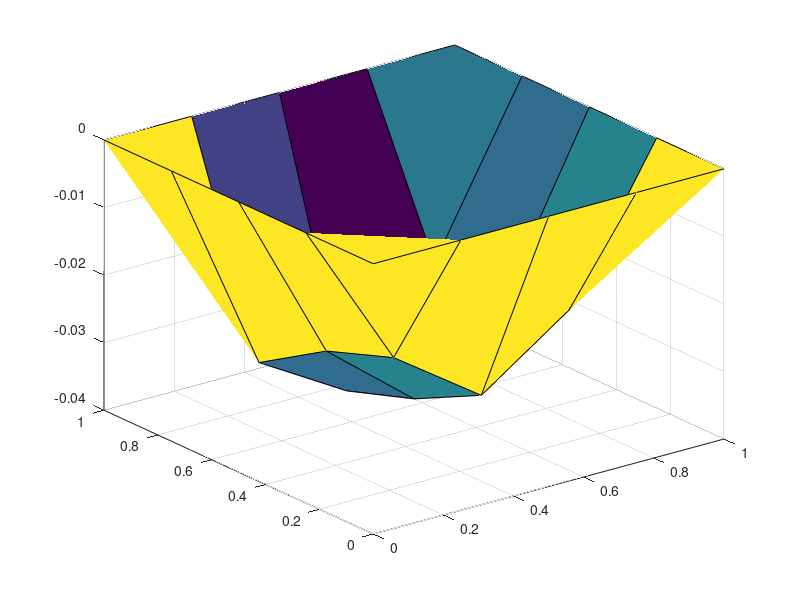
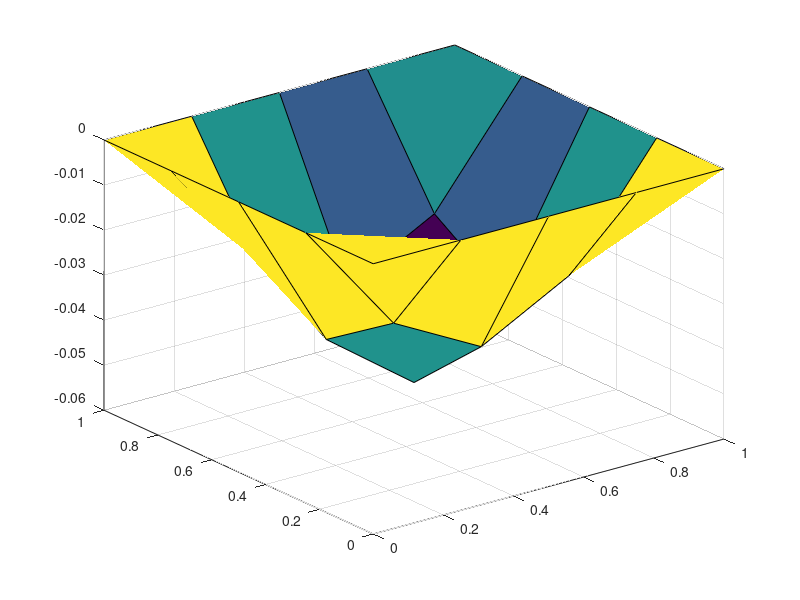

These figures' MATLAB source, in order:
clc; clear; clf; close all;

n = 5; m = 5;
n_internal_x = n - 2;
n_internal_y = m - 2;
n_internal = n_internal_x * n_internal_y;

x = linspace(0, 1, n); y = linspace(0, 1, m);
hx = x(2) - x(1);
hy = y(2) - y(1);

% --- Координаты и правая часть (без изменений) ---
[X_internal, Y_internal] = meshgrid(x(2:end-1), y(2:end-1));
[Y, X] = meshgrid(y, x);
F = (sin(pi * X_internal) .* sin(pi * Y_internal));

e = ones(n_internal, 1);
diagonals = [hy^2*e, hx^2*e, -2*(hx^2+hy^2)*e, hx^2*e, hy^2*e];
offsets = [-n_internal_y, -1, 0, 1, n_internal_y];
A = spdiags(diagonals, offsets, n_internal, n_internal);
% Убрать ложные связи между столбцами
b = hx^2*e;
b(n_internal_y:n_internal_y:n_internal) = 0;
A = spdiags(b, 1, A); % для +1 диагонали
A = spdiags(b, -1, A);% для -1 диагонали

u_internal = A \ (F(:) * hx^2*hy^2);
U_internal = reshape(u_internal, m - 2, n - 2)';
U = zeros(n, m);
U(2:end-1, 2:end-1) = U_internal;
U_real = -1/(2*pi^2) * sin(pi*X) .* sin(pi*Y);

figure(1); grid on
surf(X, Y, U)

figure(2); grid on
surf(X, Y, U_real)

